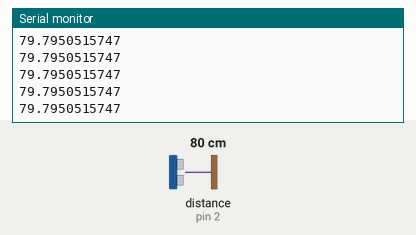
Bench run of a sketch on a simulated Arduino Uno, built with avr-gcc and run on an emulated ATmega328P. On the bench: the last lines printed to the serial monitor. Wiring (inferred from the names in the program): ultrasonic range finder: trigger pin 2; echo pin 2. The test bench sets the inputs (shaded band); at power-on: distance to the obstacle (sensor on pin 2) 80 cm. The echo pulse lasts 58.3 µs per cm.

Above: at 1.2 s.
1.3 s: distance to the obstacle (sensor on pin 2) set to 2 cm
At 1.61 s:
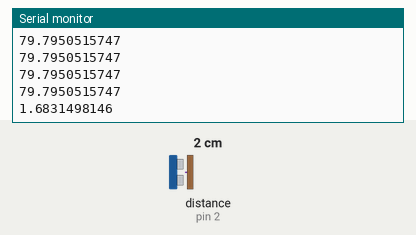
2.8 s: distance to the obstacle (sensor on pin 2) set to 4 cm
At 2.82 s:
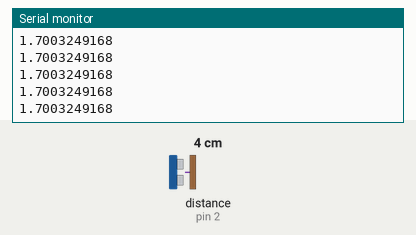
Timing chart, 0 to 5.8 s (numbered marks = the images above; inputs shaded):
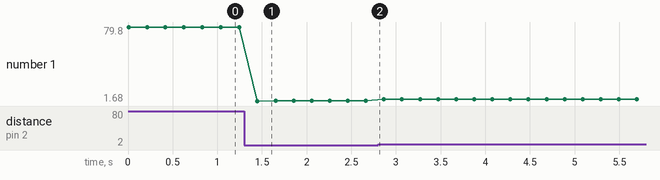

The sketch:

distance_ping.ino
```cpp
// distance_ping.ino - distance using ultrasonic ping sensor
// (c) BotBook.com - Karvinen, Karvinen, Valtokari

int pingPin = 2;
float v=331.5+0.6*20; // m/s  // 1

void setup()
{
  Serial.begin(9600);
}

float distanceM(){
  // send sound pulse  // 2
  pinMode(pingPin, OUTPUT); // 3
  digitalWrite(pingPin, LOW);
  delayMicroseconds(3); // 4
  digitalWrite(pingPin, HIGH);
  delayMicroseconds(5); // 5
  digitalWrite(pingPin, LOW);

  // listen for echo
  pinMode(pingPin, INPUT);
  float tUs = pulseIn(pingPin, HIGH); // microseconds  // 6
  float t = tUs / 1000.0 / 1000.0; // s  // 7
  return t/2 * v; // m  // 8
}

void loop()
{
  Serial.println(distanceM()*100, DEC);  // 9
  delay(200); // ms
}
```

Measured:
- after the input at 1.3 s, the serial monitor: prints a new line after 0.15 s (image 1)
- plotted number 1: 79.8 → 1.7 after the input at 1.3 s, 1.7 → 3.71 after the input at 2.8 s
